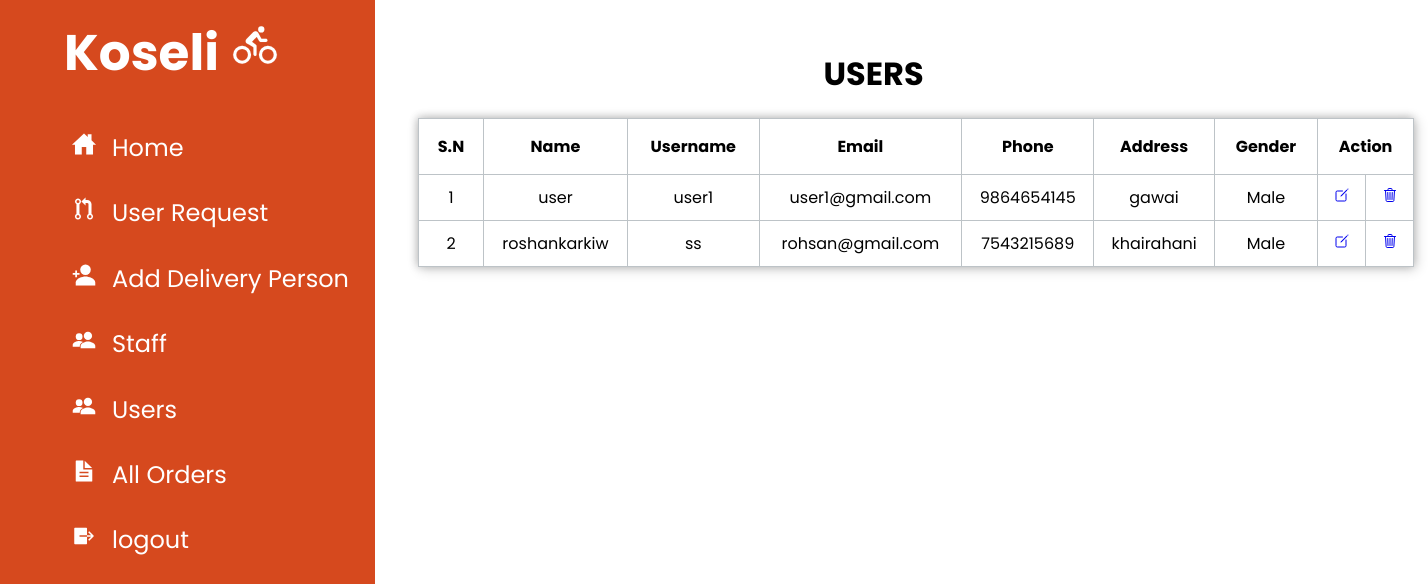
Before: /admin/?r=user (signed in) with the older database file.
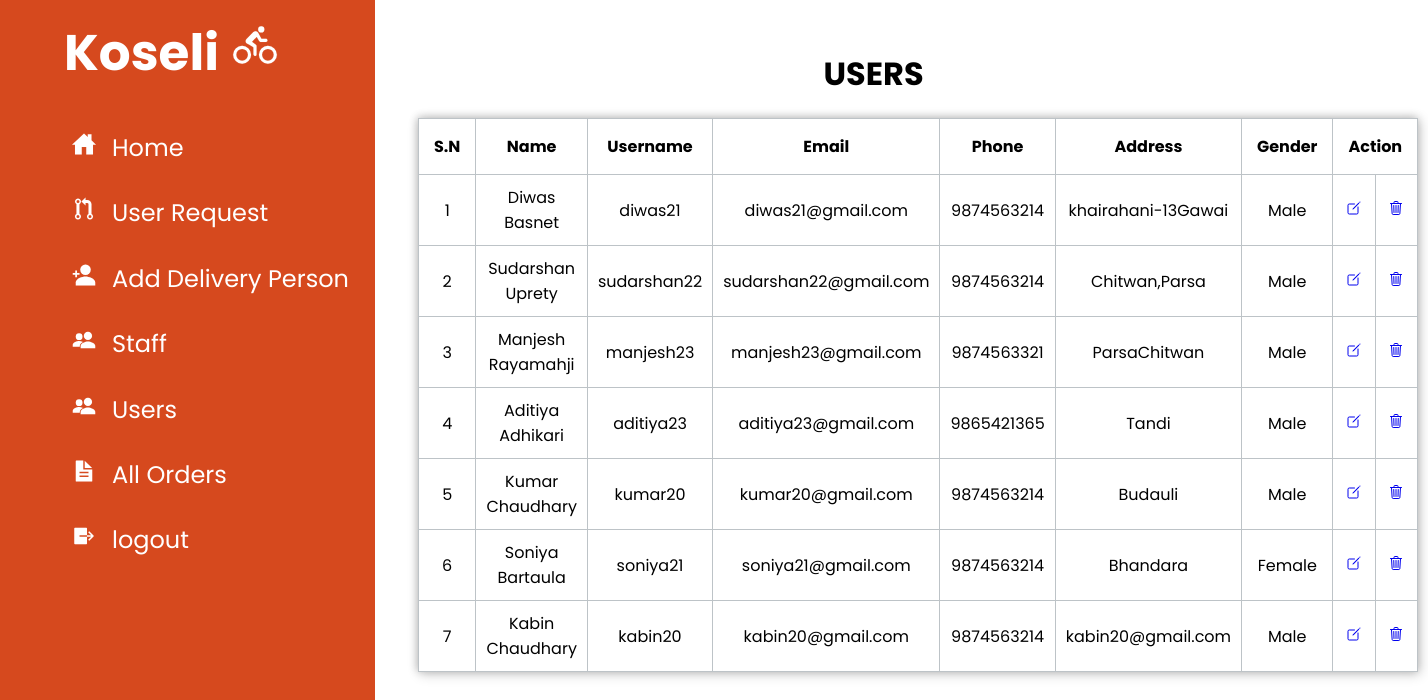
After: the same page with the newer database file.
### tables this page shows
CREATE TABLE `user` (
  `id` int(11) NOT NULL,
  `name` varchar(20) NOT NULL,
  `username` varchar(20) NOT NULL,
  `password` varchar(20) NOT NULL,
  `email` varchar(30) NOT NULL,
  `phone` varchar(10) NOT NULL,
  `address` varchar(20) NOT NULL,
  `gender` varchar(6) NOT NULL
);

### admin/controller/usercontroller.php (called while the page is built)
<?php
include 'view/navbar.php';
include 'model/dbmodel.php';
$users = view_users();
include 'view/user.php';
include 'view/footer.php';
?>

### admin/model/dbmodel.php (called while the page is built, shortened)
<?php
function db_connect() {
    $db['host'] = "localhost";
    $db['username'] = "root";
    $db['password'] = "";
    $db['db_name'] = "koseli";
    $conn = new mysqli($db['host'], $db['username'], $db['password'], $db['db_name']);
    return $conn;
}
function view_users()
{
$conn = db_connect();
$sql = "SELECT * from user";
$result = $conn->query($sql);
if($result)
{
    return $result;
}
else
{
    return false;
}
}
?>

### admin/view/user.php (the view, shortened to what this page needs)
<!DOCTYPE html>
<html lang="en">
<head>
</head>
<body>
    <div class="user">
    <h1>USERS</h1>
</div>
    <div class="box">
    <?php
if($users)
$i=0;
echo"
<table border=1 style=text-align:center>
   <tr>
        <th> S.N</th>
        <th> Name</th>
        <th> Username</th>
        <th> Email</th>
        <th>Phone</th>
        <th> Address</th>
        <th> Gender</th>
        <th colspan=2> Action</th>
</tr>";
while ($row = $users->fetch_assoc()) {
    $i++;
    echo"
    <tr>
        <td>".$i."</td>
        <td>". $row["name"] ."</td>
        <td>". $row["username"] ."</td>
        <td>". $row["email"] ."</td>
        <td>". $row["phone"] ."</td>
        <td>". $row["address"] ."</td>
        <td>". $row["gender"] ."</td>
        <td>  <a href=". $base_url."?r=edituser&id=".$row["id"]."><ion-icon name='create-outline'></ion-icon></a> </td>
        <td>  <a href=". $base_url."?r=deleteuser&id=".$row["id"]."><ion-icon name='trash-outline'></ion-icon></a> </td>
</tr>";
}
echo "</table>";
?>
</div>
</body>
</html>

### admin/index.php (shortened to what this page needs)
<?php
$base_url = 'http://localhost/college-project/admin/';
if (isset($_GET['r'])) {
    $controller = $_GET['r'];
    switch ($controller) {
         case 'user':
            include 'controller/usercontroller.php';
            break;
    }
    return;
} else {
    include 'controller/homecontroller.php';
}

### admin/view/navbar.php (shortened to what this page needs)
<!DOCTYPE html>
<html lang="en">
<head>
    <link rel="stylesheet" href="resources/style.css">
</head>
<body>
    <div class="navbar">
        <div class="navbar-koseli">
            <h1>Koseli
                <ion-icon name="bicycle"></ion-icon>
            </h1>
            <div class="navbar-menu">
                <ul>
                    <li>
                        <a href="<?= $base_url ?>?r=home"><span class="icon">
                                <ion-icon name="home-sharp"></ion-icon>
                            </span>
                            <span>Home</span></a>
                    </li>
                    <li>
                        <a href="<?= $base_url ?>?r=request"><span class="icon">
                                <ion-icon name="git-pull-request-sharp"></ion-icon>
                            </span>
                            <span>User Request</span></a>
                    </li>
                    <li>
                        <a href="<?= $base_url ?>?r=addperson"><span class="icon">
                                <ion-icon name="person-add-sharp"></ion-icon>
                            </span>
                            <span>Add Delivery Person</span></a>
                    </li>
                    <li>
                        <a href="<?= $base_url ?>?r=staff"><span class="icon">
                                <ion-icon name="people-sharp"></ion-icon>
                            </span>
                            <span>Staff</span></a>
                    </li>
                    <li>
                        <a href="<?= $base_url ?>?r=user"><span class="icon">
                                <ion-icon name="people-sharp"></ion-icon>
                            </span>
                            <span>Users</span></a>
                    </li>
                    <li>
                        <a href="<?= $base_url ?>?r=completeorder"><span class="icon">
                        <ion-icon name="document-text-sharp"></ion-icon>
                            </span>
                            <span>All Orders</span></a>
                    </li>
                    <li>
                        <a href="<?= $base_url ?>?r=logout"><span class="icon">
                                <ion-icon name="log-out-sharp"></ion-icon>
                            </span>
                            <span>logout</span></a>
                    </li>
                </ul>
            </div>
        </div>
    </div>

### admin/view/footer.php (shortened to what this page needs)
</body>
</html>

### admin/resources/style.css (style rules this page uses)
:root { --main-color: #d6491e; --color-dark: #1d2231; --text-color: #d6491e; }
* { margin: 0; box-sizing: border-box; list-style-type: none; text-decoration: none; font-family: 'Poppins', sans-serif; }
.navbar { width: 375px; margin: 0px; position: fixed; left: 0; top: 0; height: 100%; background: var(--main-color); }
.navbar-koseli h1 { font-size: 50px; color: rgb(255, 255, 255); height: 100px; padding: 1rem 0rem 1rem 4rem; }
.navbar-menu { margin-top: 30px; }
.navbar-menu li { width: 100%; margin-bottom: 1.9rem; padding-left: 1rem; }
.navbar-menu ul li a { position: relative; display: block; width: 100%; padding-left: 1rem; display: flex; color: #fff; font-size: 1.2rem; }
.navbar-menu a span { font-size: 1.5rem; padding-right: 1rem; }

### admin/view/user.php (style rules this page uses)
body { margin: 50px; position: relative; left: 23rem; width: 45%; }
table { width: 155%; border-collapse: collapse; border: 1px solid #bdc3c7; box-shadow: 2px 2px 12px rgba(0, 0, 0, 0.2), -1px -1px 8px rgba(0, 0, 0, 0.2); }
.user { position: relative; left: 60%; margin: 20px; }
th { padding:15px; }
td { padding: 10px; }
tr { transition: all .2s ease-in; cursor: pointer; }

Changed rows visible on the page:
removed user: name "user", username "user1", email "user1@gmail.com", phone "9864654145", address "gawai", gender "Male"
removed user: name "roshankarkiw", username "ss", email "rohsan@gmail.com", phone "7543215689", address "khairahani", gender "Male"
added user: name "Diwas Basnet", username "diwas21", email "diwas21@gmail.com", phone "9874563214", address "khairahani-13Gawai", gender "Male"
added user: name "Sudarshan Uprety", username "sudarshan22", email "sudarshan22@gmail.com", phone "9874563214", address "Chitwan,Parsa", gender "Male"
added user: name "Manjesh Rayamahji", username "manjesh23", email "manjesh23@gmail.com", phone "9874563321", address "ParsaChitwan", gender "Male"
added user: name "Aditiya Adhikari", username "aditiya23", email "aditiya23@gmail.com", phone "9865421365", address "Tandi", gender "Male"
added user: name "Kumar Chaudhary", username "kumar20", email "kumar20@gmail.com", phone "9874563214", address "Budauli", gender "Male"
added user: name "Soniya Bartaula", username "soniya21", email "soniya21@gmail.com", phone "9874563214", address "Bhandara", gender "Female"
added user: name "Kabin Chaudhary", username "kabin20", email "kabin20@gmail.com", phone "9874563214", address "kabin20@gmail.com", gender "Male"
